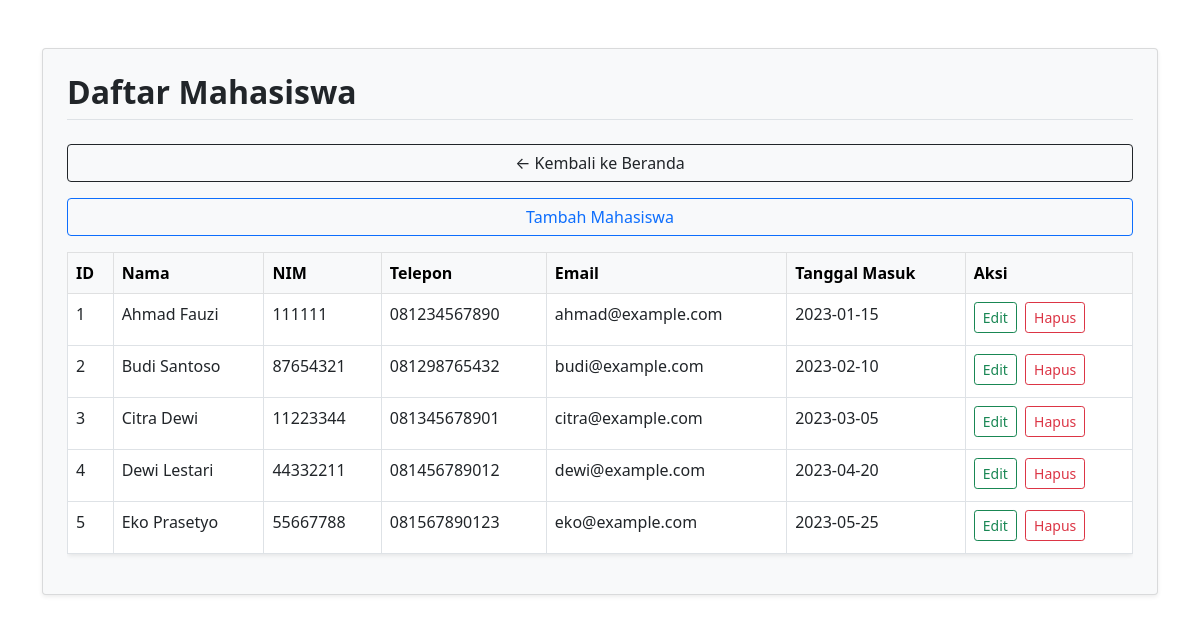
Page /view/mahasiswa/index.php on the committed database.
### tables this page shows
CREATE TABLE `mahasiswa`  (
  `id` int NOT NULL AUTO_INCREMENT,
  `nama` varchar(100) NULL DEFAULT NULL,
  `nim` varchar(20) NULL DEFAULT NULL,
  `telepon` varchar(20) NULL DEFAULT NULL,
  `email` varchar(100) NULL DEFAULT NULL,
  `tanggal_masuk` date NULL DEFAULT NULL,
  PRIMARY KEY (`id`) USING BTREE
);

### model/Mahasiswa.php (called while the page is built, shortened)
<?php
class Mahasiswa {
    private $conn;
    public function __construct($conn) {
        $this->conn = $conn;
    }
    public function semua() {
        return $this->conn->query("SELECT * FROM mahasiswa");
    }
}
?>

### view/mahasiswa/index.php (the view, shortened to what this page needs)
<?php
require_once '../../connection.php';
require_once '../../model/Mahasiswa.php';
$model = new Mahasiswa($conn);
$data = $model->semua();
?>
<!DOCTYPE html>
<html>
<head>
    <link rel="stylesheet" href="../../assets/bootstrap.min.css">
</head>
<body>
    <div class="container mt-5">
        <div class="card shadow-sm p-4 bg-light rounded">
            <h2 class="mb-4 fw-bold border-bottom pb-2">Daftar Mahasiswa</h2>
            <a href="../../index.php" class="btn btn-outline-dark mb-3">&larr; Kembali ke Beranda</a>
            <a href="tambah.php" class="btn btn-outline-primary mb-3">Tambah Mahasiswa</a>
            <div class="table-responsive">
                <table class="table table-hover table-bordered bg-white rounded shadow-sm">
                    <thead class="table-light">
                        <tr>
                            <th>ID</th>
                            <th>Nama</th>
                            <th>NIM</th>
                            <th>Telepon</th>
                            <th>Email</th>
                            <th>Tanggal Masuk</th>
                            <th>Aksi</th>
                        </tr>
                    </thead>
                    <tbody>
                        <?php while ($row = $data->fetch_assoc()): ?>
                        <tr>
                            <td><?= $row['id'] ?></td>
                            <td><?= $row['nama'] ?></td>
                            <td><?= $row['nim'] ?></td>
                            <td><?= $row['telepon'] ?></td>
                            <td><?= $row['email'] ?></td>
                            <td><?= $row['tanggal_masuk'] ?></td>
                            <td>
                                <a href="edit.php?id=<?= $row['id'] ?>" class="btn btn-outline-success btn-sm me-1 mb-1">Edit</a>
                                <a href="../../controller/MahasiswaController.php?hapus=<?= $row['id'] ?>" class="btn btn-outline-danger btn-sm mb-1" onclick="return confirm('Yakin?')">Hapus</a>
                            </td>
                        </tr>
                        <?php endwhile; ?>
                    </tbody>
                </table>
            </div>
        </div>
    </div>
</body>
</html>

### rows in the picture
mahasiswa: id "1", nama "Ahmad Fauzi", nim "111111", telepon "081234567890", email "ahmad@example.com", tanggal_masuk "2023-01-15"
mahasiswa: id "2", nama "Budi Santoso", nim "87654321", telepon "081298765432", email "budi@example.com", tanggal_masuk "2023-02-10"
mahasiswa: id "3", nama "Citra Dewi", nim "11223344", telepon "081345678901", email "citra@example.com", tanggal_masuk "2023-03-05"
mahasiswa: id "4", nama "Dewi Lestari", nim "44332211", telepon "081456789012", email "dewi@example.com", tanggal_masuk "2023-04-20"
mahasiswa: id "5", nama "Eko Prasetyo", nim "55667788", telepon "081567890123", email "eko@example.com", tanggal_masuk "2023-05-25"
